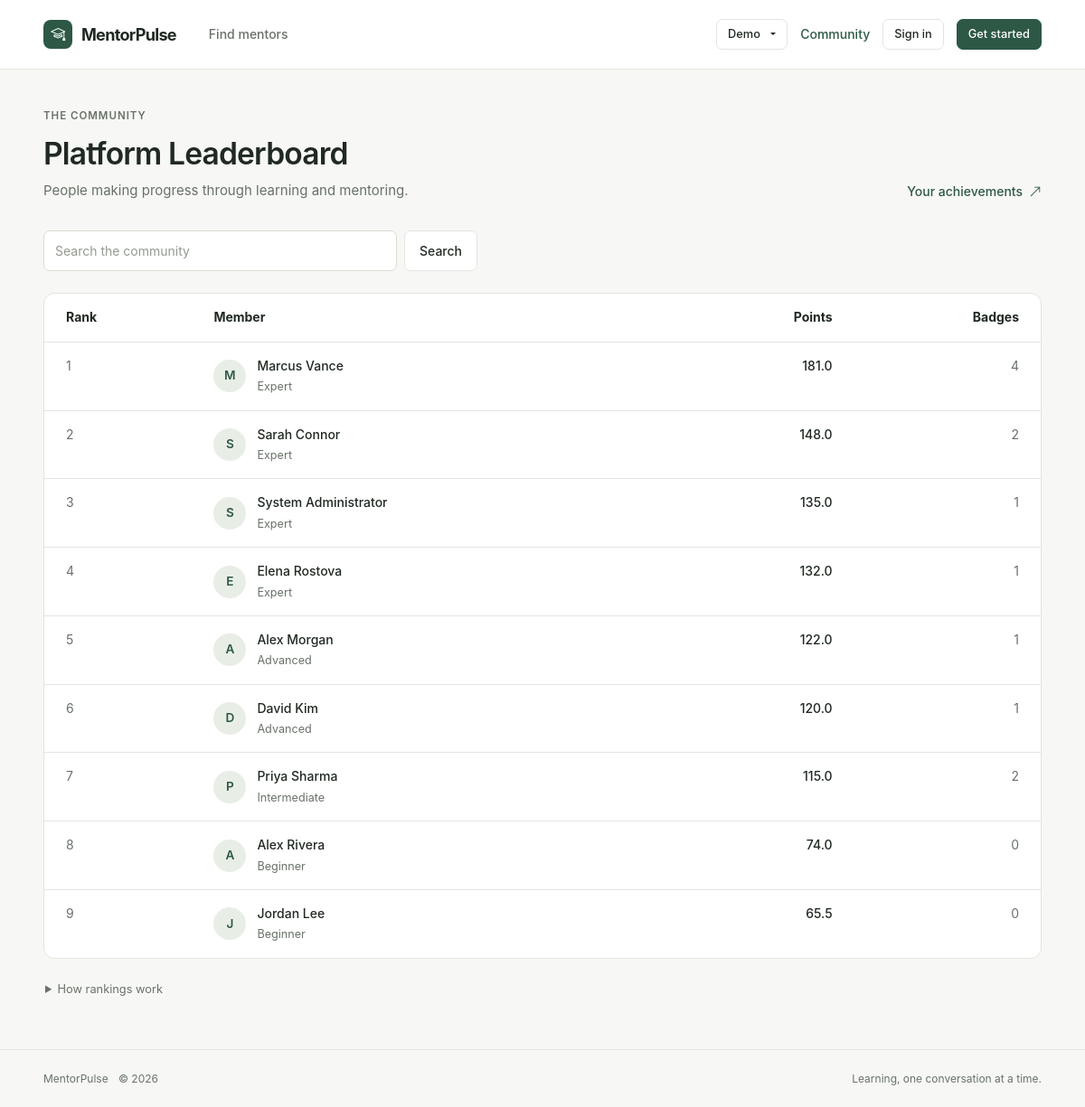
Page /leaderboard/ on the committed database.
### gamification/models.py (models this page shows, shortened)
class LeaderboardEntry(models.Model):
    user = models.OneToOneField(User, on_delete=models.CASCADE, related_name='leaderboard_entry')
    score = models.FloatField(default=0.0)
    rank = models.IntegerField(default=0)
    updated_at = models.DateTimeField(auto_now=True)
    class Meta:
        ordering = ['rank', '-score']

### accounts/models.py (models this page shows, shortened)
class Profile(models.Model):
    EXPERIENCE_CHOICES = [
        ('Beginner', 'Beginner'),
        ('Intermediate', 'Intermediate'),
        ('Advanced', 'Advanced'),
        ('Expert', 'Expert'),
    ]
    AVAILABILITY_CHOICES = [
        ('Weekdays', 'Weekdays'),
        ('Weekends', 'Weekends'),
        ('Flexible', 'Flexible / Evenings'),
    ]
    user = models.OneToOneField(User, on_delete=models.CASCADE, related_name='profile')
    skills = models.ManyToManyField(Skill, blank=True, related_name='profiles')
    learning_skills = models.ManyToManyField(Skill, blank=True, related_name='learning_profiles')
    timezone = models.CharField(max_length=64, default='UTC')
    portfolio_url = models.URLField(blank=True)
    mentor_capacity = models.PositiveSmallIntegerField(default=5, validators=[MinValueValidator(1), MaxValueValidator(50)])
    mentor_verified = models.BooleanField(default=False)
    verification_requested = models.BooleanField(default=False)
    verification_evidence = models.TextField(blank=True)
    email_verified = models.BooleanField(default=False)
    goals = models.TextField(blank=True, help_text="Learning or mentoring objectives")
    experience_level = models.CharField(max_length=20, choices=EXPERIENCE_CHOICES, default='Beginner')
    availability = models.CharField(max_length=50, choices=AVAILABILITY_CHOICES, default='Flexible')
    skill_score = models.FloatField(default=0.0)
    bio = models.TextField(blank=True)
    @property
    def is_mentor(self):
        return self.user.role_assignments.filter(role='Mentor', end_time__isnull=True).exists()
    @property
    def is_learner(self):
        return self.user.role_assignments.filter(role='Learner', end_time__isnull=True).exists()

### gamification/views.py (the view)
# urls.py: path('leaderboard/', views.leaderboard_view, name='leaderboard'),
def leaderboard_view(request):
    LeaderboardService.recalculate_leaderboard()
    query = request.GET.get('q', '').strip()
    entries_qs = LeaderboardEntry.objects.select_related('user__profile', 'user__credit').prefetch_related('user__user_badges').order_by('rank')
    if query:
        entries_qs = entries_qs.filter(
            Q(user__username__icontains=query) |
            Q(user__first_name__icontains=query) |
            Q(user__last_name__icontains=query)
        )
    podium_entries = list(entries_qs[:3]) if not query else []
    user_entry = None
    if request.user.is_authenticated:
        user_entry = LeaderboardEntry.objects.filter(user=request.user).first()
    context = {
        'podium_entries': podium_entries,
        'entries': entries_qs,
        'user_entry': user_entry,
        'search_query': query,
    }
    return render(request, 'gamification/leaderboard.html', context)

### accounts/context_processors.py (called while the page is built)
def demo_accounts(request):
    if not settings.DEBUG:
        return {'is_debug': False, 'demo_users_by_role': {}}
    active_users = User.objects.filter(is_active=True).select_related('profile').prefetch_related('role_assignments').order_by('id')
    admins = []
    mentors = []
    learners = []
    others = []
    for u in active_users:
        if u.is_superuser or u.is_staff:
            admins.append(u)
        elif hasattr(u, 'profile') and u.profile.is_mentor:
            mentors.append(u)
        elif hasattr(u, 'profile') and u.profile.is_learner:
            learners.append(u)
        else:
            others.append(u)
    return {
        'is_debug': settings.DEBUG,
        'demo_users_by_role': {
            'admins': admins,
            'mentors': mentors,
            'learners': learners,
            'others': others,
        },
    }

### notifications/context_processors.py (called while the page is built)
def unread_notifications(request):
    if request.user.is_authenticated:
        user_notifications = request.user.notifications.all()
        return {
            'unread_notification_count': user_notifications.filter(is_read=False).count(),
            'navbar_notifications': user_notifications[:5],
        }
    return {
        'unread_notification_count': 0,
        'navbar_notifications': [],
    }

### templates/gamification/leaderboard.html (shortened to what this page needs)
{% extends 'base.html' %}
{% block content %}
<div class="container mp-page">
    <header class="mp-page-header"><div><span class="mp-eyebrow">The community</span><h1>Platform Leaderboard</h1><p>People making progress through learning and mentoring.</p></div><a class="mp-btn-link" href="{% url 'badges' %}">Your achievements <i class="bi bi-arrow-up-right" aria-hidden="true"></i></a></header>
    <form method="get" class="d-flex gap-2 mb-4" style="max-width:480px"><label class="visually-hidden" for="community_search">Search the community</label><input type="search" id="community_search" name="q" value="{{ search_query }}" class="form-control" placeholder="Search the community"><button class="mp-btn mp-btn-secondary" type="submit">Search</button></form>
    <div class="mp-card p-0 overflow-hidden"><div class="table-responsive"><table class="table mb-0"><caption class="visually-hidden">Community rankings</caption><thead><tr><th scope="col" class="ps-4">Rank</th><th scope="col">Member</th><th scope="col" class="text-end">Points</th><th scope="col" class="text-end pe-4">Badges</th></tr></thead><tbody>{% for entry in entries %}<tr><td class="ps-4 text-muted">{{ entry.rank }}</td><td><a class="mp-summary-person text-decoration-none" href="{% url 'profile_user' entry.user.username %}"><span class="mp-user-avatar" aria-hidden="true">{{ entry.user.first_name|default:entry.user.username|slice:':1'|upper }}</span><span><span class="d-block text-dark fw-medium">{{ entry.user.get_full_name|default:entry.user.username }}</span><span class="mp-quiet-meta">{{ entry.user.profile.experience_level }}</span></span></a></td><td class="text-end fw-medium">{{ entry.score|floatformat:1 }}</td><td class="text-end pe-4 text-muted">{{ entry.user.user_badges.count }}</td></tr>{% empty %}<tr><td colspan="4" class="text-center py-5 text-muted">No members match your search.</td></tr>{% endfor %}</tbody></table></div></div>
    <details class="mp-history mt-4"><summary>How rankings work</summary><p class="mt-3">Points combine skill score (×10), credits (×0.5), and earned badges (×15).</p></details>
</div>
{% endblock %}

### static/css/main.css (style rules this page uses)
:root { --font-sans: Inter, -apple-system, BlinkMacSystemFont, "Segoe UI", sans-serif; --font-mono: var(--font-sans); --bg-main: #f7f8f5; --bg-surface: #ffffff; --bg-card: #ffffff; --bg-card-hover: #fafbf9; --bg-card-subtle: #f2f4ef; --border-subtle: #e2e6df; --border-focus: #37624f; --primary: #2e5846; --primary-hover: #224536; --primary-light: #edf3ee; --text-main: #202922; --text-muted: #687168; --text-dim: #7d867d; --accent-cyan: #37645c; --accent-emerald: #37634a; --accent-amber: #946224; --accent-rose: #a04848; --accent-purple: #625b76; --radius-sm: 7px; --radius-md: 10px; --radius-lg: 12px; --radius-xl: 14px; --radius-full: 999px; --shadow-sm: none; --shadow-md: none; --shadow-lg: 0 10px 32px #25382b12; --bs-body-color: var(--text-main); --bs-body-bg: var(--bg-main); --bs-primary-rgb: 46, 88, 70; --bs-success-rgb: 55, 99, 74; --bs-info-rgb: 55, 100, 92; --bs-warning-rgb: 148, 98, 36; --bs-danger-rgb: 160, 72, 72; --bs-secondary-rgb: 104, 113, 104; --bs-dark-rgb: 242, 244, 239; --bs-border-color: var(--border-subtle); --bs-link-color: var(--primary); --bs-link-hover-color: var(--primary-hover); --bs-box-shadow: none; --bs-box-shadow-sm: none; --bs-box-shadow-lg: none; }
* { box-sizing: border-box; }
body { margin: 0; min-height: 100vh; display: flex; flex-direction: column; font-family: var(--font-sans); font-size: .9375rem; line-height: 1.6; color: var(--text-main); background: var(--bg-main); -webkit-font-smoothing: antialiased; }
a { color: var(--primary); text-underline-offset: 3px; }
h1, h2, h3, h4, h5, h6 { color: var(--text-main); line-height: 1.25; letter-spacing: -.025em; }
h1, .h1, .display-6 { font-size: clamp(1.7rem, 3vw, 2.1rem); font-weight: 600; }
p:last-child { margin-bottom: 0; }
.text-light, .text-white, .text-dark { color: var(--text-main) !important; }
.text-muted, .text-secondary { color: var(--text-muted) !important; }
.container { max-width: 1160px; padding-left: 28px; padding-right: 28px; }
.mp-page { padding-top: 42px; padding-bottom: 56px; }
.mp-page-header { display: flex; align-items: flex-end; justify-content: space-between; gap: 24px; margin-bottom: 32px; }
.mp-page-header h1 { margin-bottom: 8px; }
.mp-page-header p { color: var(--text-muted); margin: 0; max-width: 640px; }
.mp-eyebrow { display: block; font-size: .72rem; font-weight: 600; color: var(--text-muted); letter-spacing: .085em; text-transform: uppercase; margin-bottom: 12px; }
.mp-user-avatar { width: 36px; height: 36px; display: inline-flex; flex-shrink: 0; align-items: center; justify-content: center; border-radius: 50%; background: #e8eee6; color: var(--primary); font-size: .85rem; font-weight: 600; border: 0; }
.mp-btn { display: inline-flex; align-items: center; justify-content: center; gap: 8px; border: 1px solid transparent; border-radius: 7px; min-height: 42px; padding: 10px 16px; font: 500 .875rem/1.3 var(--font-sans); cursor: pointer; text-decoration: none; transition: background-color .15s, border-color .15s, color .15s; white-space: nowrap; }
.mp-btn-secondary, .mp-btn-outline { background: #fff; color: var(--text-main); border-color: var(--border-subtle); }
.mp-btn-link { border: 0; background: transparent; padding: 0; color: var(--primary); font-size: .875rem; font-weight: 500; text-decoration: none; display: inline-flex; align-items: center; gap: 7px; }
.mp-card { background: #fff; border: 1px solid var(--border-subtle); border-radius: 12px; padding: 24px; color: var(--text-main); }
.mp-quiet-meta { color: var(--text-muted); font-size: .79rem; }
.mp-summary-person { display: flex; align-items: center; gap: 12px; }
.form-control, .form-select, .mp-simple-form input:not([type="checkbox"]):not([type="hidden"]), .mp-simple-form select, .mp-simple-form textarea { width: 100%; font-family: var(--font-sans); font-size: .875rem; line-height: 1.5; color: var(--text-main); background-color: #fff; border: 1px solid #d8dfd3; border-radius: 7px; padding: 11px 12px; min-height: 44px; }
.form-control::placeholder { color: #939b90; }
.table { --bs-table-bg: transparent; --bs-table-color: var(--text-main); --bs-table-border-color: var(--border-subtle); font-size: .875rem; }
.table > :not(caption) > * > * { padding: 15px 12px; }
.mp-history { background: transparent; border: 0; padding: 0 2px; font-size: .8rem; color: var(--text-muted); }
.mp-history summary { cursor: pointer; }

### rows in the picture
LeaderboardEntry: rank "1", user.first_name "M", user.get_full_name "Marcus Vance", user.profile.experience_level "Expert", score "181.0", user.user_badges.count "4"
LeaderboardEntry: rank "2", user.first_name "S", user.get_full_name "Sarah Connor", user.profile.experience_level "Expert", score "148.0", user.user_badges.count "2"
LeaderboardEntry: rank "3", user.first_name "S", user.get_full_name "System Administrator", user.profile.experience_level "Expert", score "135.0", user.user_badges.count "1"
LeaderboardEntry: rank "4", user.first_name "E", user.get_full_name "Elena Rostova", user.profile.experience_level "Expert", score "132.0", user.user_badges.count "1"
LeaderboardEntry: rank "5", user.first_name "A", user.get_full_name "Alex Morgan", user.profile.experience_level "Advanced", score "122.0", user.user_badges.count "1"
LeaderboardEntry: rank "6", user.first_name "D", user.get_full_name "David Kim", user.profile.experience_level "Advanced", score "120.0", user.user_badges.count "1"
LeaderboardEntry: rank "7", user.first_name "P", user.get_full_name "Priya Sharma", user.profile.experience_level "Intermediate", score "115.0", user.user_badges.count "2"
LeaderboardEntry: rank "8", user.first_name "A", user.get_full_name "Alex Rivera", user.profile.experience_level "Beginner", score "74.0", user.user_badges.count "0"
LeaderboardEntry: rank "9", user.first_name "J", user.get_full_name "Jordan Lee", user.profile.experience_level "Beginner", score "65.5", user.user_badges.count "0"
